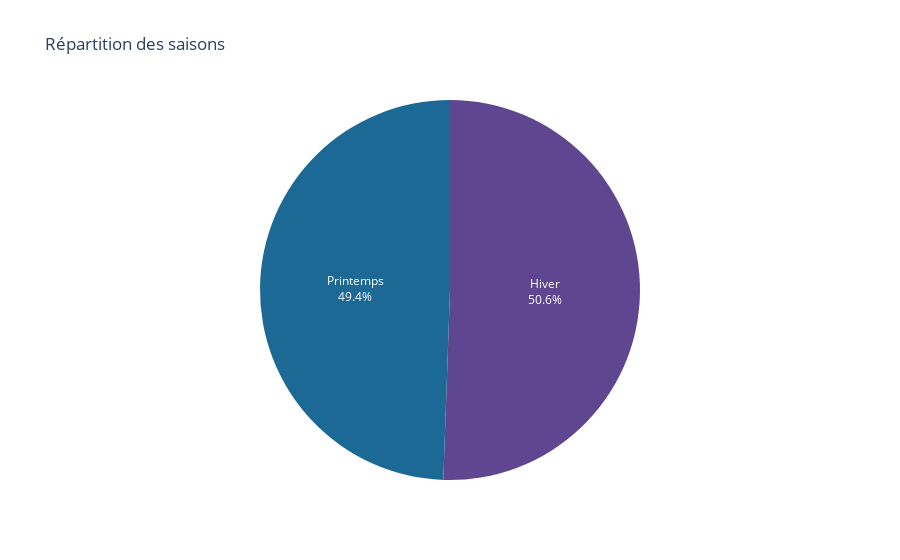

The cell this chart's notebook holds for it:
### Code cell
# Répartition des saisons
season_counts = data['season'].map(index_to_season).value_counts().reset_index()

# Graphique en camembert de l'effectif des jours dans le jeu de données
fig = px.pie(
    season_counts,
    names='season',
    values='count',
    title='Répartition des saisons',
    # category_orders={'weekday': list(config.DAYS.values())},
    color='season'
)

# Mise en page
fig.update_layout(
    showlegend=False
)

# Ajustement des traces
fig.update_traces(
    textinfo='label+percent'
)

# Affichage
fig.show()

### Figure 1 — Plotly figure (JSON) as saved in the notebook; plotly's stock layout.template omitted (floating-point values rounded to 4 significant figures)
{"data": [{"customdata": [["Hiver"], ["Printemps"]], "domain": {"x": [0, 1], "y": [0, 1]}, "hovertemplate": "season=%{customdata[0]}<br>count=%{value}<extra></extra>", "labels": ["Hiver", "Printemps"], "legendgroup": "", "marker": {"colors": ["rgb(95, 70, 144)", "rgb(29, 105, 150)"]}, "name": "", "showlegend": true, "textinfo": "label+percent", "type": "pie", "values": [9978, 9757]}], "layout": {"legend": {"tracegroupgap": 0}, "showlegend": false, "title": {"text": "Répartition des saisons"}}}
